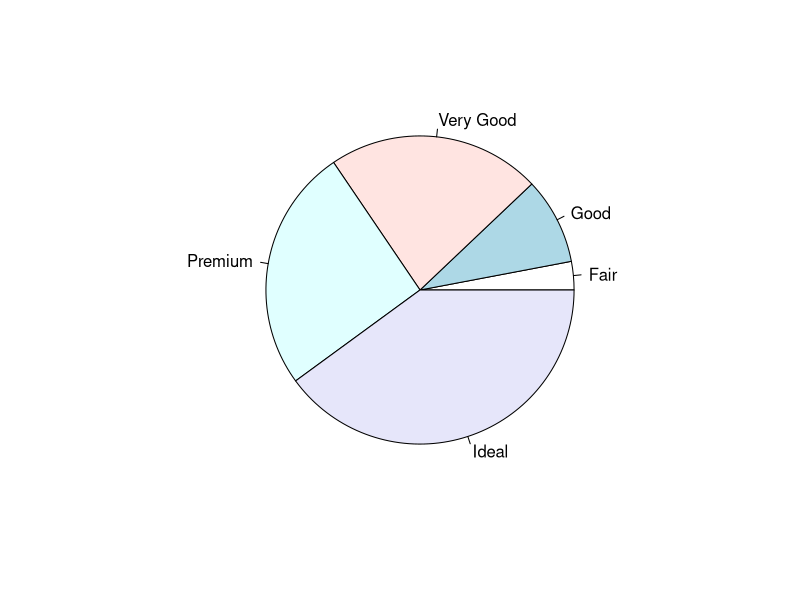

Write R code to recreate this figure. (Note: this script raises an error after producing the figure.)
library(ggplot2)
data(diamonds)
data<-diamonds

###PIE CHART
#need aggregated proportions so use an aggregate function with length
#if your data already has frequencies then use and aggregate function to find the mean frequencies by group
df<-aggregate(x~cut, diamonds, length)
pie(df$x, labels=df$cut) #x is the column the summary frequencies, cut is the thing you want to separate the pie by

###STACKED BARS
df<-melt(diamonds, id.vars=c("cut", "color", "clarity"), measure.vars=c("price"))
melt(df1,id.vars=c("TB","SM"))
df3<-as.data.frame(
    ddply(df2, c("TB", "SM", "variable"), summarise,
          median = median(value), sd = sd(value),
          error = qnorm(0.975)*sd(value)/sqrt(length(value))))
df3$upper<-(df3$median+df3$error)
df3$lower<-(df3$median-df3$error)

df3$variable<-factor(df3$variable, levels=c('TH2.Freq','TH1.2.Freq','TH1.Freq',ordered=TRUE))
df3$Label <- paste(df3$TB, df3$SM, sep='_')


g<-ggplot(df3, aes(SM, median))

g+ geom_bar(aes(fill = factor(variable)), stat="identity", width = 0.7) +
    scale_colour_brewer(palette = "Helper")+
    facet_wrap(~TB,nrow = 1)+
    geom_errorbar(aes(ymax=upper , ymin= lower ),width=.5) +
    theme(panel.background = element_rect(fill='white', colour='white'), 
          panel.grid = element_line(color = NA),
          panel.grid.minor = element_line(color = NA),
          panel.border = element_rect(fill = NA, color = "black"),
          axis.text.x  = element_text(size=10, colour="black", face = "bold"), 
          axis.title.x = element_text(vjust=0.1, face = "bold"),
          axis.text.y = element_text(size=12, colour="black"),
          axis.title.y = element_text(vjust=0.2, size = 12, face = "bold"))
